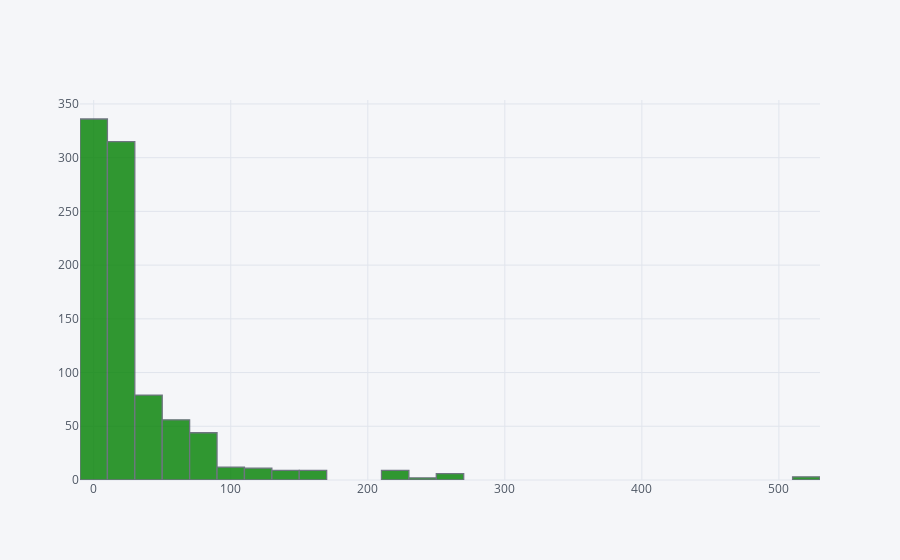

Source (notebook cell):
### Code cell
train['Fare'].iplot(kind='hist',bins=30,color='green')

### Figure 1 — Plotly figure (JSON) as saved in the notebook; plotly's stock layout.template omitted (floating-point values rounded to 4 significant figures; data arrays with more than 128 entries replaced by an {"elided": "..."} marker saying what was removed)
{"data": [{"histfunc": "count", "histnorm": "", "marker": {"color": "rgba(0, 128, 0, 1.0)", "line": {"color": "#4D5663", "width": 1.3}}, "name": "Fare", "nbinsx": 30, "opacity": 0.8, "orientation": "v", "type": "histogram", "uid": "bf8854bc-4d1c-4c5b-81e3-23fc734fa8a2", "x": {"elided": "891 float values"}}], "layout": {"barmode": "overlay", "legend": {"bgcolor": "#F5F6F9", "font": {"color": "#4D5663"}}, "paper_bgcolor": "#F5F6F9", "plot_bgcolor": "#F5F6F9", "title": {"font": {"color": "#4D5663"}}, "xaxis": {"gridcolor": "#E1E5ED", "showgrid": true, "tickfont": {"color": "#4D5663"}, "title": {"font": {"color": "#4D5663"}, "text": ""}, "zerolinecolor": "#E1E5ED"}, "yaxis": {"gridcolor": "#E1E5ED", "showgrid": true, "tickfont": {"color": "#4D5663"}, "title": {"font": {"color": "#4D5663"}, "text": ""}, "zerolinecolor": "#E1E5ED"}}}
